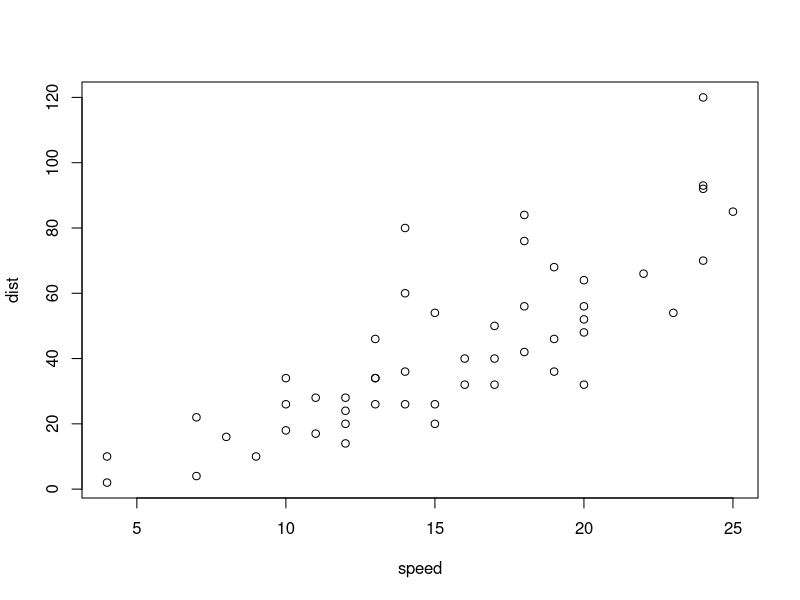
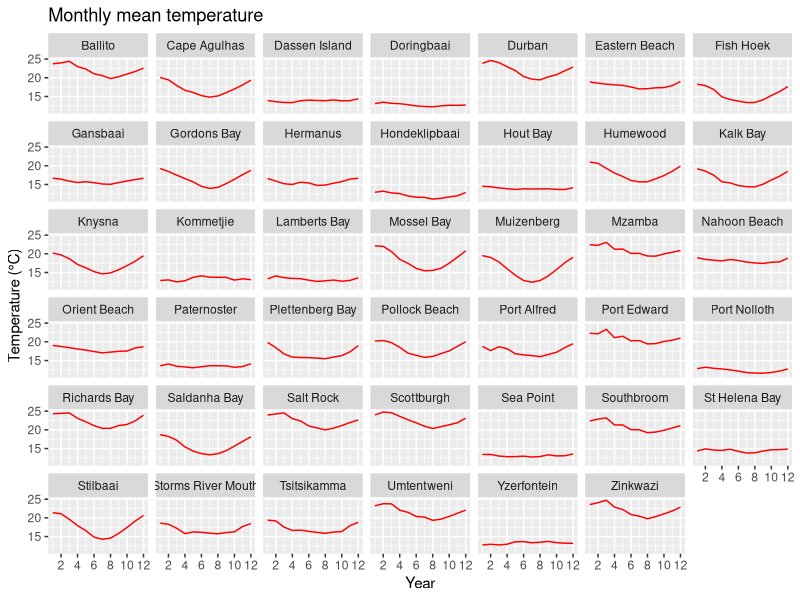
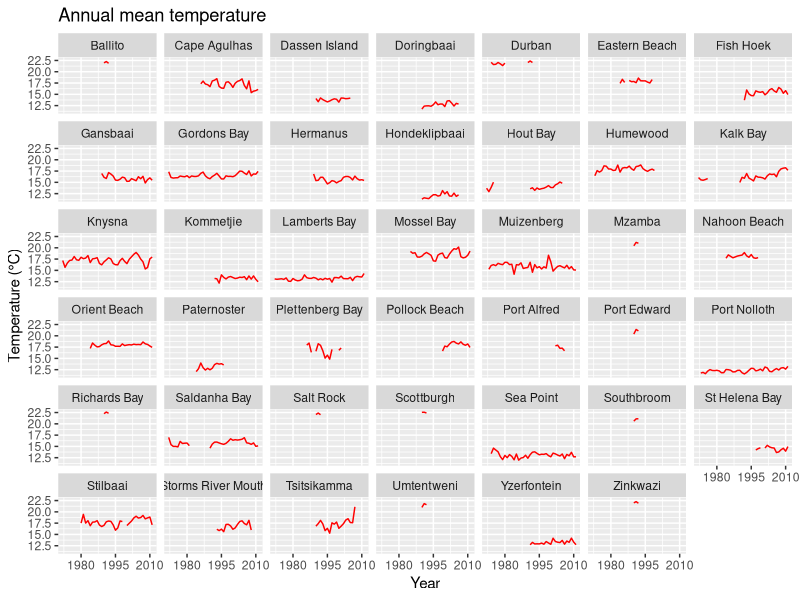

Here is the R script that generated these plots, in order:
## ---- chunk 1
plot(cars)
## ---- chunk 2
library(tidyverse)
library(lubridate)
temps <- read.csv("../data/SACTN_SAWS.csv")
## ---- chunk 3
head(temps)
## ---- chunk 4
unique(temps$site)
## ---- chunk 5
temps_mo <- temps %>%
  mutate(yr = year(date),
         mo = month(date)) %>%
  group_by(site, mo) %>%
  summarise(mean_temp = mean(temp, na.rm = TRUE)) %>%
  ungroup()

temps_yr <- temps %>%
  mutate(yr = year(date),
         mo = month(date)) %>%
  group_by(site, yr) %>%
  summarise(mean_temp = mean(temp, na.rm = TRUE)) %>%
  ungroup()
temps_yr
## ---- chunk 6
ggplot(temps_mo, aes(x = mo, y = mean_temp)) +
  geom_line(aes(group = site), colour = "red") +
  scale_x_continuous(breaks = seq(2, 12, 2)) +
  facet_wrap(~site, nrow = 6) +
  labs(x = "Year", y = "Temperature (°C)",
       title = "Monthly mean temperature")
## ---- chunk 7
ggplot(temps_yr, aes(x = yr, y = mean_temp)) +
  geom_line(aes(group = site), colour = "red") +
  scale_x_continuous(breaks = seq(1980, 2010, 15)) +
  facet_wrap(~site, nrow = 6) +
  labs(x = "Year", y = "Temperature (°C)",
       title = "Annual mean temperature")
